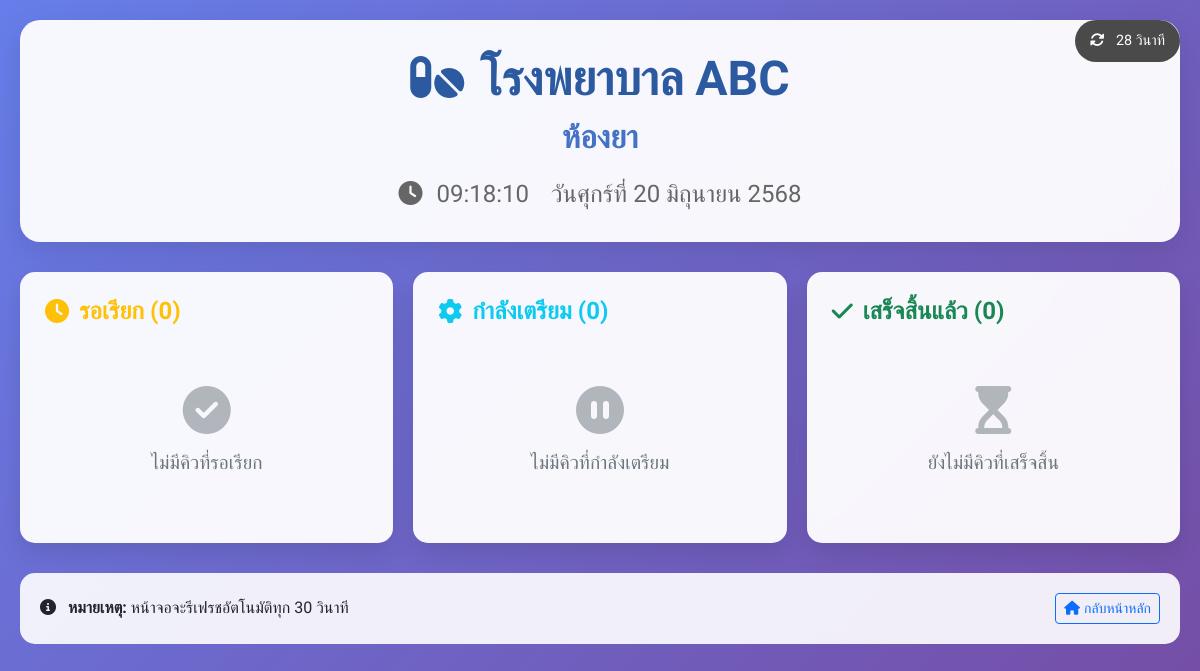
Screenshot of /display.php with the database file from the repository.
### tables this page shows
CREATE TABLE IF NOT EXISTS system_settings (
    id INT AUTO_INCREMENT PRIMARY KEY,
    setting_key VARCHAR(100) UNIQUE NOT NULL,
    setting_value TEXT,
    created_at TIMESTAMP DEFAULT CURRENT_TIMESTAMP,
    updated_at TIMESTAMP DEFAULT CURRENT_TIMESTAMP ON UPDATE CURRENT_TIMESTAMP
);

### config/database.php (called while the page is built, shortened)
<?php
$db_config = [
    'host' => 'localhost',
    'dbname' => 'pharmacy_queue',
    'username' => 'root',
    'password' => '',
    'charset' => 'utf8mb4'
];
$db_connection = null;
function getDB() {
    global $db_connection, $db_config;
    if ($db_connection === null) {
        try {
            $dsn = "mysql:host={$db_config['host']};dbname={$db_config['dbname']};charset={$db_config['charset']}";
            $options = [
                PDO::ATTR_ERRMODE => PDO::ERRMODE_EXCEPTION,
                PDO::ATTR_DEFAULT_FETCH_MODE => PDO::FETCH_ASSOC,
                PDO::ATTR_EMULATE_PREPARES => false,
                PDO::MYSQL_ATTR_INIT_COMMAND => "SET NAMES utf8mb4 COLLATE utf8mb4_unicode_ci"
            ];
            $db_connection = new PDO($dsn, $db_config['username'], $db_config['password'], $options);
        } catch(PDOException $e) {
            error_log("Database connection failed: " . $e->getMessage());
            throw new Exception("การเชื่อมต่อฐานข้อมูลไม่สำเร็จ");
        }
    }
    return $db_connection;
}
?>

### includes/queue_manager.php (called while the page is built, shortened)
<?php
if (file_exists(__DIR__ . '/../config/database.php')) {
    require_once __DIR__ . '/../config/database.php';
} else if (file_exists('config/database.php')) {
    require_once 'config/database.php';
}
class QueueManager {
    private $conn;
    public function __construct() {
        try {
            $this->conn = getDB();
        } catch(Exception $e) {
            error_log("QueueManager initialization error: " . $e->getMessage());
            throw $e;
        }
    }
    public function getAllQueues($status = null, $date = null) {
        try {
            $view_exists = $this->checkViewExists('queue_view');
            if ($view_exists) {
                $sql = "SELECT * FROM queue_view WHERE 1=1";
            }
            $params = [];
            if ($status) {
                $sql .= " AND status = :status";
                $params[':status'] = $status;
            }
            if ($date) {
                $sql .= " AND DATE(created_at) = :date";
                $params[':date'] = $date;
            } else {
                $sql .= " AND DATE(created_at) = CURDATE()";
            }
            $sql .= " ORDER BY
                CASE priority
                    WHEN 'emergency' THEN 1
                    WHEN 'urgent' THEN 2
                    WHEN 'normal' THEN 3
                END,
                created_at ASC";
            $stmt = $this->conn->prepare($sql);
            $stmt->execute($params);
            return $stmt->fetchAll();
        } catch(PDOException $e) {
            error_log("Get all queues error: " . $e->getMessage());
            return [];
        }
    }
    private function checkViewExists($view_name) {
        try {
            $stmt = $this->conn->prepare("SHOW TABLES LIKE :view_name");
            $stmt->bindParam(':view_name', $view_name);
            $stmt->execute();
            return $stmt->rowCount() > 0;
        } catch(PDOException $e) {
            return false;
        }
    }
    public function getSetting($key, $default = '') {
        try {
            $stmt = $this->conn->prepare("SELECT setting_value FROM system_settings WHERE setting_key = :key");
            $stmt->bindParam(':key', $key);
            $stmt->execute();
            $result = $stmt->fetch();
            return $result ? $result['setting_value'] : $default;
        } catch(PDOException $e) {
            error_log("Get setting error: " . $e->getMessage());
            return $default;
        }
    }
}
?>

### display.php (the view, shortened to what this page needs)
<?php
require_once 'config/database.php';
require_once 'includes/queue_manager.php';
$queue_manager = new QueueManager();
$waiting_queues = $queue_manager->getAllQueues('waiting');
$preparing_queues = $queue_manager->getAllQueues('preparing');
$completed_queues = $queue_manager->getAllQueues('completed', date('Y-m-d'));
$hospital_name = $queue_manager->getSetting('hospital_name', 'โรงพยาบาล ABC');
$pharmacy_name = $queue_manager->getSetting('pharmacy_name', 'ห้องยา');
?>
<!DOCTYPE html>
<html lang="th">
<head>
    <link href="https://cdn.jsdelivr.net/npm/bootstrap@5.3.0/dist/css/bootstrap.min.css" rel="stylesheet">
    <link rel="stylesheet" href="https://cdnjs.cloudflare.com/ajax/libs/font-awesome/6.4.0/css/all.min.css">
</head>
<body>
    <div class="refresh-indicator">
        <i class="fas fa-sync-alt me-2"></i>
        <span id="refresh-timer">30</span> วินาที
    </div>
    <div class="display-container">
        <div class="header-section">
            <h1><i class="fas fa-pills me-3"></i><?php echo htmlspecialchars($hospital_name); ?></h1>
            <h2><?php echo htmlspecialchars($pharmacy_name); ?></h2>
            <div class="current-time">
                <i class="fas fa-clock me-2"></i>
                <span id="current-time"><?php echo date('H:i:s'); ?></span>
                <span class="ms-3" id="current-date"><?php echo date('d/m/Y'); ?></span>
            </div>
        </div>
        <div class="status-section">
            <div class="status-card waiting-card">
                <h4>
                    <i class="fas fa-clock"></i>
                    รอเรียก (<?php echo count($waiting_queues); ?>)
                </h4>
                <?php if (empty($waiting_queues)): ?>
                    <div class="no-queue">
                        <i class="fas fa-check-circle"></i>
                        <div>ไม่มีคิวที่รอเรียก</div>
                    </div>
                <?php endif; ?>
            </div>
            <div class="status-card preparing-card">
                <h4>
                    <i class="fas fa-cog"></i>
                    กำลังเตรียม (<?php echo count($preparing_queues); ?>)
                </h4>
                <?php if (empty($preparing_queues)): ?>
                    <div class="no-queue">
                        <i class="fas fa-pause-circle"></i>
                        <div>ไม่มีคิวที่กำลังเตรียม</div>
                    </div>
                <?php endif; ?>
            </div>
            <div class="status-card completed-card">
                <h4>
                    <i class="fas fa-check"></i>
                    เสร็จสิ้นแล้ว (<?php echo count($completed_queues); ?>)
                </h4>
                <?php if (empty($completed_queues)): ?>
                    <div class="no-queue">
                        <i class="fas fa-hourglass-start"></i>
                        <div>ยังไม่มีคิวที่เสร็จสิ้น</div>
                    </div>
                <?php endif; ?>
            </div>
        </div>
        <div class="footer-info">
            <div class="row align-items-center">
                <div class="col-md-6 text-start">
                    <i class="fas fa-info-circle me-2"></i>
                    <strong>หมายเหตุ:</strong> หน้าจอจะรีเฟรชอัตโนมัติทุก 30 วินาที
                </div>
                <div class="col-md-6 text-end">
                    <a href="index.php" class="btn btn-outline-primary btn-sm">
                        <i class="fas fa-home me-1"></i>กลับหน้าหลัก
                    </a>
                </div>
            </div>
        </div>
    </div>
</body>
</html>

### display.php (style rules this page uses)
body { font-family: 'Prompt', sans-serif; background: linear-gradient(135deg, #667eea 0%, #764ba2 100%); min-height: 100vh; margin: 0; padding: 0; overflow-x: hidden; }
.display-container { padding: 20px; max-width: 100vw; }
.header-section { background: rgba(255, 255, 255, 0.95); backdrop-filter: blur(10px); border-radius: 20px; padding: 30px; margin-bottom: 30px; text-align: center; box-shadow: 0 10px 30px rgba(0, 0, 0, 0.1); }
.header-section h1 { color: #2c5aa0; font-size: 3rem; font-weight: 800; margin-bottom: 10px; }
.header-section h2 { color: #4472c4; font-size: 2rem; font-weight: 600; margin-bottom: 20px; }
.current-time { font-size: 1.5rem; color: #666; font-weight: 500; }
.status-section { display: grid; grid-template-columns: repeat(auto-fit, minmax(300px, 1fr)); gap: 20px; margin-bottom: 30px; }
.status-card { background: rgba(255, 255, 255, 0.95); backdrop-filter: blur(10px); border-radius: 15px; padding: 25px; box-shadow: 0 10px 25px rgba(0, 0, 0, 0.1); }
.status-card h4 { font-size: 1.5rem; font-weight: 700; margin-bottom: 20px; display: flex; align-items: center; gap: 10px; }
.waiting-card h4 { color: #ffc107; }
.preparing-card h4 { color: #0dcaf0; }
.completed-card h4 { color: #198754; }
.no-queue { text-align: center; padding: 40px; color: #6c757d; font-size: 1.2rem; }
.no-queue i { font-size: 3rem; margin-bottom: 15px; opacity: 0.5; }
.refresh-indicator { position: fixed; top: 20px; right: 20px; background: rgba(0, 0, 0, 0.7); color: white; padding: 10px 15px; border-radius: 25px; font-size: 0.9rem; z-index: 1000; }
.footer-info { background: rgba(255, 255, 255, 0.9); backdrop-filter: blur(10px); border-radius: 15px; padding: 20px; text-align: center; margin-top: 30px; }

### rows the page displays
system_settings: setting_value "โรงพยาบาล ABC"
system_settings: setting_value "ห้องยา"

### other values shown
count($waiting_queues) "0"
count($preparing_queues) "0"
count($completed_queues) "0"
